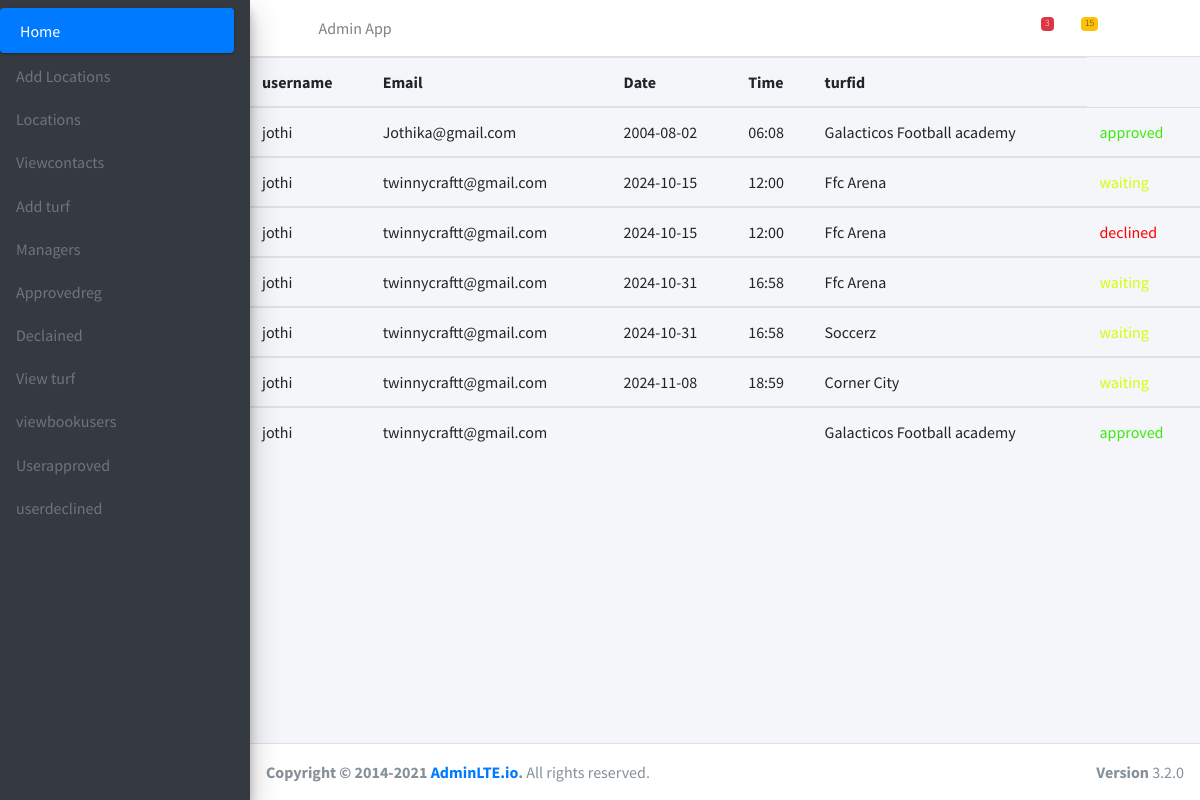
Screenshot of /viewbookusers with the database file from the repository.
### Users/models.py (models this page shows)
class booking(models.Model):
    username=models.ForeignKey(Userreg,on_delete=models.CASCADE)
    turfname=models.ForeignKey(Eturf,on_delete=models.CASCADE)
    Email=models.TextField(default='')
    Date=models.TextField()
    Time=models.TextField()
    status=models.IntegerField(default=0)

class Userreg(models.Model):
    username=models.TextField()
    password=models.CharField(max_length=200)
    email=models.EmailField()
    Phonenum=models.IntegerField()
    status=models.IntegerField(default=0)

### Admin/models.py (models this page shows)
class Eturf(models.Model):
    turfname=models.CharField(max_length=200)
    turfimage=models.ImageField()
    BookingPackage=models.TextField()
    Facilities=models.TextField()
    Time=models.TextField()
    manager=models.TextField(default='')
    locationname=models.TextField(default='')

### Admin/views.py (the view)
# urls.py: path('viewbookusers',views.viewbookusers,name='viewbookusers'),
def viewbookusers(request):
    data=booking.objects.all()
    return render(request,'BUt1.html',{'data':data})

### Admin/templates/BUt1.html (shortened to what this page needs)
{% extends 'admin_index.html' %}
{% block content %}
<table class="table">
    <thead>
      <tr>
        <th scope="col">username</th>
        <th scope="col">Email</th>
        <th scope="col">Date</th>
        <th scope="col">Time</th>
        <th scope="col">turfid</th>
      </tr>
    </thead>
    <tbody>
      <tr>
        {% for i in data %}
        <td>{{ i.username.username }}</td>
        <td>{{ i.Email }}</td>
        <td>{{ i.Date }}</td>
        <td>{{ i.Time }}</td>
        <td>{{ i.turfname.turfname }}</td>
        {% if i.status == 1 %}
        <td style="color: rgb(59, 236, 15);">approved</td>
        {% elif i.status == 2 %}
        <td style="color: #ff0000;">declined</td>
        {% elif i.status == 0 %}
        <td style="color: #d2ff09;">waiting</td>
      {% endif %}
    </tbody>
    {% endfor %}
  </table>
{% endblock %}

### rows the page displays
booking: username.username "jothi", Email "Jothika@gmail.com", Date "2004-08-02", Time "06:08", turfname.turfname "Galacticos Football academy", status "approved"
booking: username.username "jothi", Email "twinnycraftt@gmail.com", Date "2024-10-15", Time "12:00", turfname.turfname "Ffc Arena", status "waiting"
booking: username.username "jothi", Email "twinnycraftt@gmail.com", Date "2024-10-15", Time "12:00", turfname.turfname "Ffc Arena", status "declined"
booking: username.username "jothi", Email "twinnycraftt@gmail.com", Date "2024-10-31", Time "16:58", turfname.turfname "Ffc Arena", status "waiting"
booking: username.username "jothi", Email "twinnycraftt@gmail.com", Date "2024-10-31", Time "16:58", turfname.turfname "Soccerz", status "waiting"
booking: username.username "jothi", Email "twinnycraftt@gmail.com", Date "2024-11-08", Time "18:59", turfname.turfname "Corner City", status "waiting"
booking: username.username "jothi", Email "twinnycraftt@gmail.com", turfname.turfname "Galacticos Football academy", status "approved"
